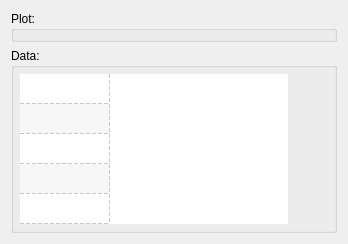
         <widget class="QWidget" name="tabHRTAnalysis">
          <attribute name="title">
           <string>HRT Analysis</string>
          </attribute>
          <layout class="QHBoxLayout" name="horizontalLayout_6">
           <item>
            <layout class="QVBoxLayout" name="verticalLayout_10">
             <property name="bottomMargin">
              <number>0</number>
             </property>
             <item>
              <widget class="QGroupBox" name="groupBox">
               <property name="sizePolicy">
                <sizepolicy hsizetype="Preferred" vsizetype="Preferred">
                 <horstretch>0</horstretch>
                 <verstretch>4</verstretch>
                </sizepolicy>
               </property>
               <property name="title">
                <string>Plot:</string>
               </property>
              </widget>
             </item>
             <item>
              <widget class="QGroupBox" name="groupBox_2">
               <property name="title">
                <string>Data:</string>
               </property>
               <layout class="QHBoxLayout" name="horizontalLayout_9">
                <property name="margin">
                 <number>6</number>
                </property>
                <item>
                 <widget class="QTableWidget" name="tableWidgetHRTAnalysis">
                  <property name="sizePolicy">
                   <sizepolicy hsizetype="Minimum" vsizetype="Minimum">
                    <horstretch>0</horstretch>
                    <verstretch>0</verstretch>
                   </sizepolicy>
                  </property>
                  <property name="minimumSize">
                   <size>
                    <width>268</width>
                    <height>150</height>
                   </size>
                  </property>
                  <property name="maximumSize">
                   <size>
                    <width>268</width>
                    <height>150</height>
                   </size>
                  </property>
                  <property name="font">
                   <font>
                    <pointsize>8</pointsize>
                   </font>
                  </property>
                  <property name="frameShape">
                   <enum>QFrame::NoFrame</enum>
                  </property>
                  <property name="frameShadow">
                   <enum>QFrame::Sunken</enum>
                  </property>
                  <property name="editTriggers">
                   <set>QAbstractItemView::NoEditTriggers</set>
                  </property>
                  <property name="tabKeyNavigation">
                   <bool>true</bool>
                  </property>
                  <property name="alternatingRowColors">
                   <bool>true</bool>
                  </property>
                  <property name="selectionMode">
                   <enum>QAbstractItemView::NoSelection</enum>
                  </property>
                  <property name="showGrid">
                   <bool>true</bool>
                  </property>
                  <property name="gridStyle">
                   <enum>Qt::DashLine</enum>
                  </property>
                  <property name="cornerButtonEnabled">
                   <bool>true</bool>
                  </property>
                  <property name="columnCount">
                   <number>1</number>
                  </property>
                  <attribute name="horizontalHeaderVisible">
                   <bool>false</bool>
                  </attribute>
                  <attribute name="horizontalHeaderCascadingSectionResizes">
                   <bool>false</bool>
                  </attribute>
                  <attribute name="horizontalHeaderDefaultSectionSize">
                   <number>90</number>
                  </attribute>
                  <attribute name="horizontalHeaderHighlightSections">
                   <bool>false</bool>
                  </attribute>
                  <attribute name="verticalHeaderVisible">
                   <bool>false</bool>
                  </attribute>
                  <attribute name="verticalHeaderCascadingSectionResizes">
                   <bool>false</bool>
                  </attribute>
                  <attribute name="verticalHeaderDefaultSectionSize">
                   <number>30</number>
                  </attribute>
                  <attribute name="verticalHeaderMinimumSectionSize">
                   <number>17</number>
                  </attribute>
                  <row>
                   <property name="text">
                    <string>Number of VPC fulfilling criteria</string>
                   </property>
                  </row>
                  <row>
                   <property name="text">
                    <string>Is the number enough to analize</string>
                   </property>
                  </row>
                  <row>
                   <property name="text">
                    <string>TS</string>
                   </property>
                  </row>
                  <row>
                   <property name="text">
                    <string>TO average</string>
                   </property>
                  </row>
                  <row>
                   <property name="text">
                    <string>TS slope</string>
                   </property>
                  </row>
                  <column>
                   <property name="text">
                    <string>Value</string>
                   </property>
                  </column>
                 </widget>
                </item>
                <item>
                 <spacer name="horizontalSpacer_2">
                  <property name="orientation">
                   <enum>Qt::Horizontal</enum>
                  </property>
                  <property name="sizeHint" stdset="0">
                   <size>
                    <width>40</width>
                    <height>20</height>
                   </size>
                  </property>
                 </spacer>
                </item>
               </layout>
              </widget>
             </item>
            </layout>
           </item>
          </layout>
         </widget>
